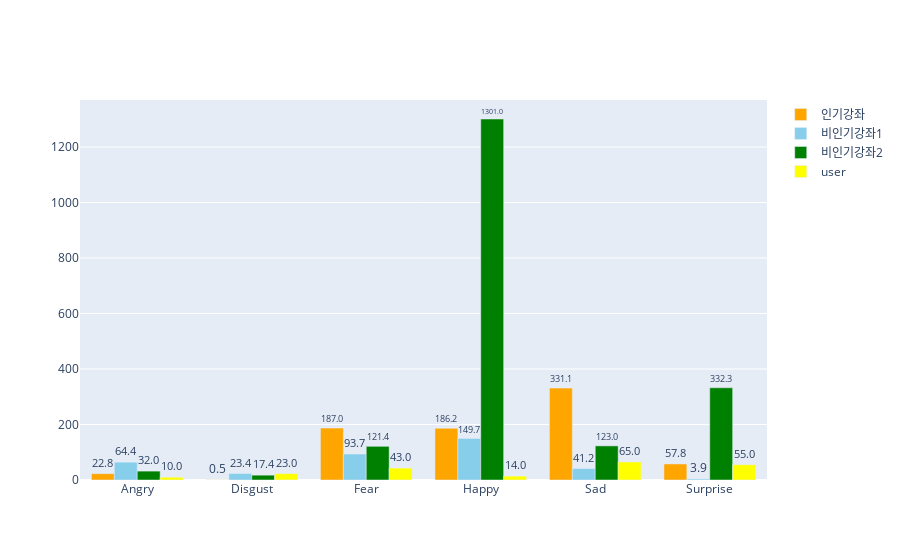

The code cell stored with this chart in its notebook:
### Code cell
import plotly.graph_objects as go

Category = ['Angry', 'Disgust', 'Fear', 'Happy', 'Sad', 'Surprise']

fig = go.Figure()

fig.add_trace(go.Bar(
    x=Category,
    y=[Angry1, Disgust1, Fear1, Happy1, Sad1, Surprise1],
    name='인기강좌',
    text=[f'{val:.1f}' for val in [Angry1, Disgust1, Fear1, Happy1, Sad1, Surprise1]],
    textposition='outside',
    marker_color='orange'
))

fig.add_trace(go.Bar(
    x=Category,
    y=[Angry2, Disgust2, Fear2, Happy2, Sad2, Surprise2],
    name='비인기강좌1',
    text=[f'{val:.1f}' for val in [Angry2, Disgust2, Fear2, Happy2, Sad2, Surprise2]],
    textposition='outside',
    marker_color='skyblue'
))

fig.add_trace(go.Bar(
    x=Category,
    y=[Angry3, Disgust3, Fear3, Happy3, Sad3, Surprise3],
    name='비인기강좌2',
    text=[f'{val:.1f}' for val in [Angry3, Disgust3, Fear3, Happy3, Sad3, Surprise3]],
    textposition='outside',
    marker_color='green'
))

fig.add_trace(go.Bar(
    x=Category,
    y=[10, 23, 43, 14, 65, 55],
    name='user',
    text=[f'{val:.1f}' for val in [10, 23, 43, 14, 65, 55]],
    textposition='outside',
    marker_color='yellow'
))

fig.update_layout(barmode='group')
fig.show()

### Figure 1 — Plotly figure (JSON) as saved in the notebook; plotly's stock layout.template omitted (floating-point values rounded to 4 significant figures)
{"data": [{"marker": {"color": "orange"}, "name": "인기강좌", "text": ["22.8", "0.5", "187.0", "186.2", "331.1", "57.8"], "textposition": "outside", "type": "bar", "x": ["Angry", "Disgust", "Fear", "Happy", "Sad", "Surprise"], "y": [22.77, 0.5, 187.0, 186.2, 331.1, 57.81]}, {"marker": {"color": "skyblue"}, "name": "비인기강좌1", "text": ["64.4", "23.4", "93.7", "149.7", "41.2", "3.9"], "textposition": "outside", "type": "bar", "x": ["Angry", "Disgust", "Fear", "Happy", "Sad", "Surprise"], "y": [64.38, 23.36, 93.71, 149.7, 41.2, 3.867]}, {"marker": {"color": "green"}, "name": "비인기강좌2", "text": ["32.0", "17.4", "121.4", "1301.0", "123.0", "332.3"], "textposition": "outside", "type": "bar", "x": ["Angry", "Disgust", "Fear", "Happy", "Sad", "Surprise"], "y": [32.04, 17.43, 121.4, 1301.0, 123.0, 332.3]}, {"marker": {"color": "yellow"}, "name": "user", "text": ["10.0", "23.0", "43.0", "14.0", "65.0", "55.0"], "textposition": "outside", "type": "bar", "x": ["Angry", "Disgust", "Fear", "Happy", "Sad", "Surprise"], "y": [10, 23, 43, 14, 65, 55]}], "layout": {"barmode": "group"}}
